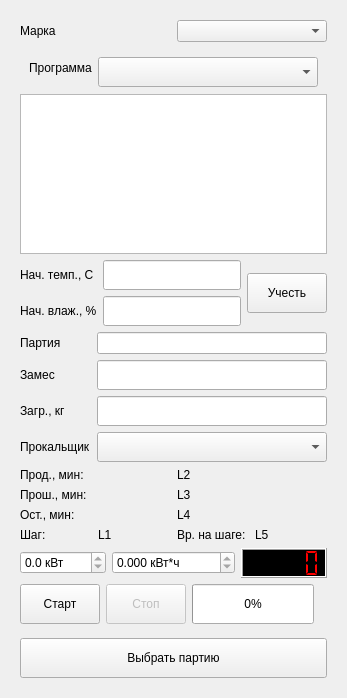
<?xml version="1.0" encoding="UTF-8"?>
<ui version="4.0">
 <class>Prog</class>
 <widget class="QWidget" name="Prog">
  <property name="geometry">
   <rect>
    <x>0</x>
    <y>0</y>
    <width>347</width>
    <height>698</height>
   </rect>
  </property>
  <property name="windowTitle">
   <string>Form</string>
  </property>
  <layout class="QHBoxLayout" name="horizontalLayout_8">
   <item>
    <widget class="QStackedWidget" name="stackedWidget">
     <property name="sizePolicy">
      <sizepolicy hsizetype="Minimum" vsizetype="Maximum">
       <horstretch>0</horstretch>
       <verstretch>0</verstretch>
      </sizepolicy>
     </property>
     <property name="currentIndex">
      <number>1</number>
     </property>
     <widget class="QWidget" name="page">
      <layout class="QVBoxLayout" name="verticalLayout_3">
       <item>
        <widget class="QTableView" name="tableViewPart">
         <property name="editTriggers">
          <set>QAbstractItemView::NoEditTriggers</set>
         </property>
         <property name="selectionMode">
          <enum>QAbstractItemView::SingleSelection</enum>
         </property>
         <property name="selectionBehavior">
          <enum>QAbstractItemView::SelectRows</enum>
         </property>
        </widget>
       </item>
       <item>
        <layout class="QHBoxLayout" name="horizontalLayout_3">
         <item>
          <widget class="QCheckBox" name="checkBoxMonth">
           <property name="text">
            <string>Последний месяц</string>
           </property>
           <property name="checked">
            <bool>true</bool>
           </property>
          </widget>
         </item>
         <item>
          <widget class="QPushButton" name="cmdUpdPart">
           <property name="minimumSize">
            <size>
             <width>0</width>
             <height>35</height>
            </size>
           </property>
           <property name="text">
            <string>Обновить</string>
           </property>
          </widget>
         </item>
        </layout>
       </item>
       <item>
        <widget class="QPushButton" name="cmdProg">
         <property name="minimumSize">
          <size>
           <width>0</width>
           <height>40</height>
          </size>
         </property>
         <property name="text">
          <string>Программа</string>
         </property>
        </widget>
       </item>
      </layout>
     </widget>
     <widget class="QWidget" name="page_2">
      <layout class="QVBoxLayout" name="verticalLayout">
       <item>
        <layout class="QHBoxLayout" name="horizontalLayout_6">
         <item>
          <widget class="QLabel" name="label_2">
           <property name="text">
            <string>Марка</string>
           </property>
          </widget>
         </item>
         <item>
          <widget class="ComboBox" name="comboBoxMark">
           <property name="palette">
            <palette>
             <active>
              <colorrole role="WindowText">
               <brush brushstyle="SolidPattern">
                <color alpha="255">
                 <red>0</red>
                 <green>0</green>
                 <blue>0</blue>
                </color>
               </brush>
              </colorrole>
              <colorrole role="Text">
               <brush brushstyle="SolidPattern">
                <color alpha="255">
                 <red>0</red>
                 <green>0</green>
                 <blue>0</blue>
                </color>
               </brush>
              </colorrole>
              <colorrole role="ButtonText">
               <brush brushstyle="SolidPattern">
                <color alpha="255">
                 <red>0</red>
                 <green>0</green>
                 <blue>0</blue>
                </color>
               </brush>
              </colorrole>
             </active>
             <inactive>
              <colorrole role="WindowText">
               <brush brushstyle="SolidPattern">
                <color alpha="255">
                 <red>0</red>
                 <green>0</green>
                 <blue>0</blue>
                </color>
               </brush>
              </colorrole>
              <colorrole role="Text">
               <brush brushstyle="SolidPattern">
                <color alpha="255">
                 <red>0</red>
                 <green>0</green>
                 <blue>0</blue>
                </color>
               </brush>
              </colorrole>
              <colorrole role="ButtonText">
               <brush brushstyle="SolidPattern">
                <color alpha="255">
                 <red>0</red>
                 <green>0</green>
                 <blue>0</blue>
                </color>
               </brush>
              </colorrole>
             </inactive>
             <disabled>
              <colorrole role="WindowText">
               <brush brushstyle="SolidPattern">
                <color alpha="255">
                 <red>0</red>
                 <green>0</green>
                 <blue>0</blue>
                </color>
               </brush>
              </colorrole>
              <colorrole role="Text">
               <brush brushstyle="SolidPattern">
                <color alpha="255">
                 <red>0</red>
                 <green>0</green>
                 <blue>0</blue>
                </color>
               </brush>
              </colorrole>
              <colorrole role="ButtonText">
               <brush brushstyle="SolidPattern">
                <color alpha="255">
                 <red>0</red>
                 <green>0</green>
                 <blue>0</blue>
                </color>
               </brush>
              </colorrole>
             </disabled>
            </palette>
           </property>
          </widget>
         </item>
        </layout>
       </item>
       <item>
        <widget class="QStackedWidget" name="stackedWidgetProg">
         <property name="maximumSize">
          <size>
           <width>16777215</width>
           <height>40</height>
          </size>
         </property>
         <property name="currentIndex">
          <number>0</number>
         </property>
         <widget class="QWidget" name="page_3">
          <layout class="QHBoxLayout" name="horizontalLayout_5">
           <item>
            <widget class="QLabel" name="label">
             <property name="sizePolicy">
              <sizepolicy hsizetype="Maximum" vsizetype="Preferred">
               <horstretch>0</horstretch>
               <verstretch>0</verstretch>
              </sizepolicy>
             </property>
             <property name="text">
              <string>Программа</string>
             </property>
            </widget>
           </item>
           <item>
            <widget class="ComboBox" name="comboBoxProg">
             <property name="sizePolicy">
              <sizepolicy hsizetype="MinimumExpanding" vsizetype="Fixed">
               <horstretch>0</horstretch>
               <verstretch>0</verstretch>
              </sizepolicy>
             </property>
             <property name="minimumSize">
              <size>
               <width>0</width>
               <height>30</height>
              </size>
             </property>
             <property name="currentIndex">
              <number>-1</number>
             </property>
             <property name="iconSize">
              <size>
               <width>25</width>
               <height>25</height>
              </size>
             </property>
            </widget>
           </item>
          </layout>
         </widget>
         <widget class="QWidget" name="page_4">
          <layout class="QHBoxLayout" name="horizontalLayout_7">
           <item>
            <widget class="QLabel" name="label_13">
             <property name="text">
              <string>Число шагов</string>
             </property>
            </widget>
           </item>
           <item>
            <widget class="LineEdit" name="lineEditStep"/>
           </item>
          </layout>
         </widget>
        </widget>
       </item>
       <item>
        <widget class="QTableView" name="tableViewProg">
         <property name="minimumSize">
          <size>
           <width>0</width>
           <height>150</height>
          </size>
         </property>
         <property name="selectionMode">
          <enum>QAbstractItemView::SingleSelection</enum>
         </property>
         <property name="selectionBehavior">
          <enum>QAbstractItemView::SelectItems</enum>
         </property>
        </widget>
       </item>
       <item>
        <layout class="QHBoxLayout" name="horizontalLayout">
         <item>
          <layout class="QGridLayout" name="gridLayout_2">
           <item row="0" column="0">
            <widget class="QLabel" name="label_3">
             <property name="text">
              <string>Нач. темп., C</string>
             </property>
            </widget>
           </item>
           <item row="1" column="0">
            <widget class="QLabel" name="label_4">
             <property name="text">
              <string>Нач. влаж., %</string>
             </property>
            </widget>
           </item>
           <item row="0" column="1">
            <widget class="LineEdit" name="lineEditT">
             <property name="minimumSize">
              <size>
               <width>0</width>
               <height>30</height>
              </size>
             </property>
            </widget>
           </item>
           <item row="1" column="1">
            <widget class="LineEdit" name="lineEditW">
             <property name="minimumSize">
              <size>
               <width>0</width>
               <height>30</height>
              </size>
             </property>
            </widget>
           </item>
          </layout>
         </item>
         <item>
          <widget class="QPushButton" name="cmdUch">
           <property name="minimumSize">
            <size>
             <width>0</width>
             <height>40</height>
            </size>
           </property>
           <property name="text">
            <string>Учесть</string>
           </property>
          </widget>
         </item>
        </layout>
       </item>
       <item>
        <layout class="QGridLayout" name="gridLayout_4">
         <item row="2" column="1">
          <widget class="LineEdit" name="lineEditZms">
           <property name="minimumSize">
            <size>
             <width>0</width>
             <height>30</height>
            </size>
           </property>
          </widget>
         </item>
         <item row="3" column="0">
          <widget class="QLabel" name="label_7">
           <property name="text">
            <string>Загр., кг</string>
           </property>
          </widget>
         </item>
         <item row="1" column="1">
          <widget class="QLineEdit" name="lineEditPart">
           <property name="readOnly">
            <bool>false</bool>
           </property>
          </widget>
         </item>
         <item row="3" column="1">
          <widget class="LineEdit" name="lineEditKg">
           <property name="minimumSize">
            <size>
             <width>0</width>
             <height>30</height>
            </size>
           </property>
          </widget>
         </item>
         <item row="1" column="0">
          <widget class="QLabel" name="label_5">
           <property name="text">
            <string>Партия</string>
           </property>
          </widget>
         </item>
         <item row="2" column="0">
          <widget class="QLabel" name="label_6">
           <property name="text">
            <string>Замес</string>
           </property>
          </widget>
         </item>
         <item row="4" column="1">
          <widget class="ComboBox" name="comboBoxRab">
           <property name="minimumSize">
            <size>
             <width>0</width>
             <height>30</height>
            </size>
           </property>
           <property name="minimumContentsLength">
            <number>0</number>
           </property>
           <property name="iconSize">
            <size>
             <width>25</width>
             <height>25</height>
            </size>
           </property>
          </widget>
         </item>
         <item row="4" column="0">
          <widget class="QLabel" name="label_8">
           <property name="text">
            <string>Прокальщик</string>
           </property>
          </widget>
         </item>
        </layout>
       </item>
       <item>
        <layout class="QGridLayout" name="gridLayout">
         <item row="0" column="0">
          <widget class="QLabel" name="label_9">
           <property name="text">
            <string>Прод., мин:</string>
           </property>
          </widget>
         </item>
         <item row="1" column="0">
          <widget class="QLabel" name="label_10">
           <property name="text">
            <string>Прош., мин:</string>
           </property>
          </widget>
         </item>
         <item row="2" column="0">
          <widget class="QLabel" name="label_11">
           <property name="text">
            <string>Ост., мин:</string>
           </property>
          </widget>
         </item>
         <item row="3" column="0">
          <widget class="QLabel" name="label_15">
           <property name="text">
            <string>Шаг:</string>
           </property>
          </widget>
         </item>
         <item row="3" column="1">
          <widget class="QLabel" name="labelStep">
           <property name="text">
            <string>L1</string>
           </property>
          </widget>
         </item>
         <item row="3" column="2">
          <widget class="QLabel" name="label_12">
           <property name="text">
            <string>Вр. на шаге:</string>
           </property>
          </widget>
         </item>
         <item row="3" column="3">
          <widget class="QLabel" name="labelTStep">
           <property name="text">
            <string>L5</string>
           </property>
          </widget>
         </item>
         <item row="0" column="2" colspan="2">
          <widget class="QLabel" name="labelProd">
           <property name="text">
            <string>L2</string>
           </property>
          </widget>
         </item>
         <item row="1" column="2" colspan="2">
          <widget class="QLabel" name="labelProch">
           <property name="text">
            <string>L3</string>
           </property>
          </widget>
         </item>
         <item row="2" column="2" colspan="2">
          <widget class="QLabel" name="labelOst">
           <property name="text">
            <string>L4</string>
           </property>
          </widget>
         </item>
        </layout>
       </item>
       <item>
        <layout class="QHBoxLayout" name="horizontalLayout_2">
         <item>
          <widget class="QDoubleSpinBox" name="doubleSpinBoxPwr">
           <property name="maximumSize">
            <size>
             <width>90</width>
             <height>16777215</height>
            </size>
           </property>
           <property name="readOnly">
            <bool>true</bool>
           </property>
           <property name="suffix">
            <string> кВт</string>
           </property>
           <property name="decimals">
            <number>1</number>
           </property>
           <property name="maximum">
            <double>1000.000000000000000</double>
           </property>
           <property name="value">
            <double>0.000000000000000</double>
           </property>
          </widget>
         </item>
         <item>
          <widget class="QDoubleSpinBox" name="doubleSpinBoxEnerg">
           <property name="readOnly">
            <bool>true</bool>
           </property>
           <property name="suffix">
            <string> кВт*ч</string>
           </property>
           <property name="decimals">
            <number>3</number>
           </property>
           <property name="maximum">
            <double>100000.000000000000000</double>
           </property>
           <property name="value">
            <double>0.000000000000000</double>
           </property>
          </widget>
         </item>
         <item>
          <widget class="QLCDNumber" name="lcdNumberTemp">
           <property name="minimumSize">
            <size>
             <width>0</width>
             <height>30</height>
            </size>
           </property>
           <property name="palette">
            <palette>
             <active>
              <colorrole role="WindowText">
               <brush brushstyle="SolidPattern">
                <color alpha="255">
                 <red>255</red>
                 <green>0</green>
                 <blue>0</blue>
                </color>
               </brush>
              </colorrole>
              <colorrole role="Text">
               <brush brushstyle="SolidPattern">
                <color alpha="255">
                 <red>255</red>
                 <green>0</green>
                 <blue>0</blue>
                </color>
               </brush>
              </colorrole>
              <colorrole role="Base">
               <brush brushstyle="SolidPattern">
                <color alpha="255">
                 <red>255</red>
                 <green>255</green>
                 <blue>255</blue>
                </color>
               </brush>
              </colorrole>
              <colorrole role="Window">
               <brush brushstyle="SolidPattern">
                <color alpha="255">
                 <red>0</red>
                 <green>0</green>
                 <blue>0</blue>
                </color>
               </brush>
              </colorrole>
             </active>
             <inactive>
              <colorrole role="WindowText">
               <brush brushstyle="SolidPattern">
                <color alpha="255">
                 <red>255</red>
                 <green>0</green>
                 <blue>0</blue>
                </color>
               </brush>
              </colorrole>
              <colorrole role="Text">
               <brush brushstyle="SolidPattern">
                <color alpha="255">
                 <red>255</red>
                 <green>0</green>
                 <blue>0</blue>
                </color>
               </brush>
              </colorrole>
              <colorrole role="Base">
               <brush brushstyle="SolidPattern">
                <color alpha="255">
                 <red>255</red>
                 <green>255</green>
                 <blue>255</blue>
                </color>
               </brush>
              </colorrole>
              <colorrole role="Window">
               <brush brushstyle="SolidPattern">
                <color alpha="255">
                 <red>0</red>
                 <green>0</green>
                 <blue>0</blue>
                </color>
               </brush>
              </colorrole>
             </inactive>
             <disabled>
              <colorrole role="WindowText">
               <brush brushstyle="SolidPattern">
                <color alpha="255">
                 <red>144</red>
                 <green>141</green>
                 <blue>139</blue>
                </color>
               </brush>
              </colorrole>
              <colorrole role="Text">
               <brush brushstyle="SolidPattern">
                <color alpha="255">
                 <red>169</red>
                 <green>167</green>
                 <blue>167</blue>
                </color>
               </brush>
              </colorrole>
              <colorrole role="Base">
               <brush brushstyle="SolidPattern">
                <color alpha="255">
                 <red>0</red>
                 <green>0</green>
                 <blue>0</blue>
                </color>
               </brush>
              </colorrole>
              <colorrole role="Window">
               <brush brushstyle="SolidPattern">
                <color alpha="255">
                 <red>0</red>
                 <green>0</green>
                 <blue>0</blue>
                </color>
               </brush>
              </colorrole>
             </disabled>
            </palette>
           </property>
           <property name="autoFillBackground">
            <bool>true</bool>
           </property>
           <property name="smallDecimalPoint">
            <bool>false</bool>
           </property>
           <property name="digitCount">
            <number>5</number>
           </property>
           <property name="segmentStyle">
            <enum>QLCDNumber::Flat</enum>
           </property>
          </widget>
         </item>
        </layout>
       </item>
       <item>
        <layout class="QHBoxLayout" name="horizontalLayout_4">
         <item>
          <widget class="QPushButton" name="cmdStart">
           <property name="minimumSize">
            <size>
             <width>0</width>
             <height>40</height>
            </size>
           </property>
           <property name="text">
            <string>Старт</string>
           </property>
          </widget>
         </item>
         <item>
          <widget class="QPushButton" name="cmdStop">
           <property name="enabled">
            <bool>false</bool>
           </property>
           <property name="minimumSize">
            <size>
             <width>0</width>
             <height>40</height>
            </size>
           </property>
           <property name="text">
            <string>Стоп</string>
           </property>
          </widget>
         </item>
         <item>
          <widget class="QProgressBar" name="progressBar">
           <property name="minimumSize">
            <size>
             <width>0</width>
             <height>40</height>
            </size>
           </property>
           <property name="value">
            <number>0</number>
           </property>
          </widget>
         </item>
         <item>
          <widget class="QLabel" name="labelRun">
           <property name="text">
            <string/>
           </property>
           <property name="pixmap">
            <pixmap resource="res.qrc">:/off.png</pixmap>
           </property>
          </widget>
         </item>
        </layout>
       </item>
       <item>
        <spacer name="verticalSpacer">
         <property name="orientation">
          <enum>Qt::Vertical</enum>
         </property>
         <property name="sizeHint" stdset="0">
          <size>
           <width>20</width>
           <height>40</height>
          </size>
         </property>
        </spacer>
       </item>
       <item>
        <widget class="QPushButton" name="cmdPart">
         <property name="minimumSize">
          <size>
           <width>0</width>
           <height>40</height>
          </size>
         </property>
         <property name="text">
          <string>Выбрать партию</string>
         </property>
        </widget>
       </item>
      </layout>
     </widget>
    </widget>
   </item>
  </layout>
 </widget>
 <customwidgets>
  <customwidget>
   <class>LineEdit</class>
   <extends>QLineEdit</extends>
   <header>widgets.h</header>
  </customwidget>
  <customwidget>
   <class>ComboBox</class>
   <extends>QComboBox</extends>
   <header>widgets.h</header>
  </customwidget>
 </customwidgets>
 <resources>
  <include location="res.qrc"/>
 </resources>
 <connections/>
</ui>
